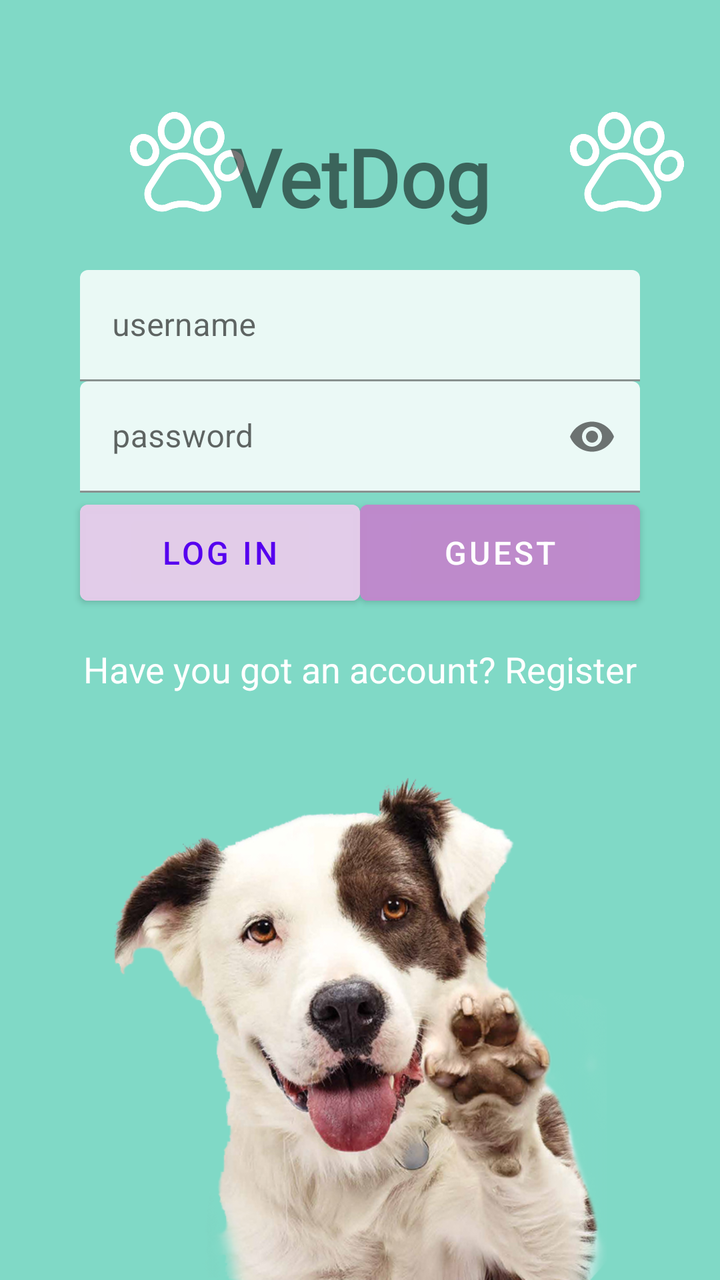
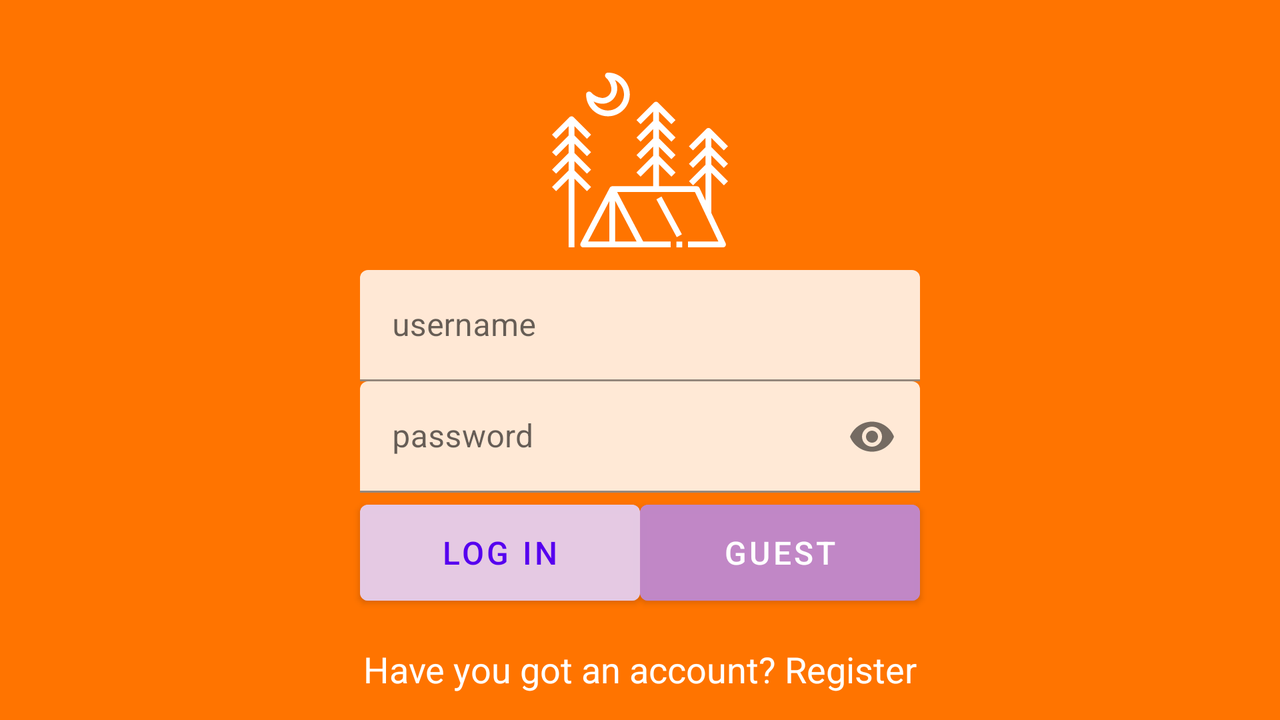

First picture: res/layout/ on a phone held upright. Second picture: the repository's own variant of that layout, on a device whose configuration matches the variant's folder. Source for both follows.
<!-- AndroidManifest.xml: activity theme NoActionTheme -->
<!-- res/layout/activity_login.xml -->
<?xml version="1.0" encoding="utf-8"?>
<androidx.constraintlayout.widget.ConstraintLayout xmlns:android="http://schemas.android.com/apk/res/android"
    xmlns:app="http://schemas.android.com/apk/res-auto"
    xmlns:tools="http://schemas.android.com/tools"
    android:layout_width="match_parent"
    android:layout_height="match_parent"
    tools:context=".LoginActivity"
    android:background="#80D9C6">

    <ImageView
        android:id="@+id/huella2"
        android:layout_width="59dp"
        android:layout_height="57dp"
        android:layout_marginStart="284dp"
        android:layout_marginLeft="284dp"
        android:layout_marginTop="56dp"
        app:layout_constraintStart_toStartOf="parent"
        app:layout_constraintTop_toTopOf="parent"
        app:srcCompat="@drawable/huella" />
    <ImageView
        android:id="@+id/huella1"
        android:layout_width="59dp"
        android:layout_height="57dp"
        android:layout_marginStart="64dp"
        android:layout_marginLeft="64dp"
        android:layout_marginTop="56dp"
        app:layout_constraintStart_toStartOf="parent"
        app:layout_constraintTop_toTopOf="parent"
        app:srcCompat="@drawable/huella" />

    <TextView
        android:id="@+id/Titulo"
        android:layout_width="wrap_content"
        android:layout_height="wrap_content"
        android:layout_marginBottom="20dp"
        android:fontFamily="@font/fugaz_one"
        android:text="@string/tv_titulo"
        android:textSize="40sp"
        android:textStyle="bold"
        app:layout_constraintBottom_toTopOf="@id/username"
        app:layout_constraintEnd_toEndOf="parent"
        app:layout_constraintStart_toStartOf="parent" />

    <ImageView
        android:id="@+id/Perro"
        android:layout_width="254dp"
        android:layout_height="251dp"
        android:src="@drawable/perrito"
        app:layout_constraintEnd_toEndOf="parent"
       app:layout_constraintStart_toStartOf="parent"
        app:layout_constraintBottom_toBottomOf="parent"/>



    

    <com.google.android.material.textfield.TextInputLayout
        android:id="@+id/username"
        android:layout_width="280dp"
        android:layout_height="wrap_content"
        app:layout_constraintEnd_toEndOf="parent"
        app:layout_constraintStart_toStartOf="parent"
        app:layout_constraintTop_toTopOf="parent"
        android:layout_marginTop="135dp">

        <com.google.android.material.textfield.TextInputEditText
            android:layout_width="match_parent"
            android:layout_height="wrap_content"
            android:backgroundTint="#D5FFFFFF"
            android:hint="username" />
    </com.google.android.material.textfield.TextInputLayout>

    <com.google.android.material.textfield.TextInputLayout
        android:id="@+id/password"
        android:layout_width="280dp"
        android:layout_height="wrap_content"
        app:endIconMode="password_toggle"
        app:layout_constraintEnd_toEndOf="parent"
        app:layout_constraintStart_toStartOf="parent"
        app:layout_constraintTop_toBottomOf="@id/username"
        app:startIconDrawable="@drawable/lock">

        <com.google.android.material.textfield.TextInputEditText
            android:layout_width="match_parent"
            android:layout_height="wrap_content"
            android:backgroundTint="#D6FFFFFF"
            android:hint="password"
            android:inputType="textPassword" />
    </com.google.android.material.textfield.TextInputLayout>

    <com.google.android.material.button.MaterialButton
        android:id="@+id/btnlogin"
        android:layout_width="140dp"
        android:layout_height="60dp"
        android:text="LOG IN"
        android:textSize="16sp"
        android:textColor="#5600EF"
        android:backgroundTint="#D6E5CCEA"
        app:layout_constraintTop_toBottomOf="@id/password"
        app:layout_constraintStart_toStartOf="@id/password"
        android:onClick="login">

    </com.google.android.material.button.MaterialButton>


    <com.google.android.material.button.MaterialButton
        android:id="@+id/btnGuest"
        android:layout_width="140dp"
        android:layout_height="60dp"
        android:text="GUEST"
        android:textSize="16sp"
        android:textColor="#FFFFFF"
        android:backgroundTint="#D6C088CC"
        app:layout_constraintTop_toBottomOf="@id/password"
        app:layout_constraintStart_toEndOf="@id/btnlogin">

    </com.google.android.material.button.MaterialButton>


    <TextView
        android:id="@+id/signup_text"
        android:layout_width="wrap_content"
        android:layout_height="wrap_content"
        android:layout_marginTop="16dp"
        android:text="@string/registro"
        android:textColor="#FFFFFF"
        android:textSize="18sp"
        app:layout_constraintEnd_toEndOf="parent"
        app:layout_constraintStart_toStartOf="parent"
        app:layout_constraintTop_toBottomOf="@+id/btnlogin"
        />

</androidx.constraintlayout.widget.ConstraintLayout>
<!-- resources referenced by this layout -->
<resources>
  <!-- drawable huella: png bitmap (drawable, 25408 bytes) -->
  <!-- drawable perrito: png bitmap (drawable, 403568 bytes) -->
  <string name="registro">Have you got an account? Register</string>
  <string name="tv_titulo">VetDog</string>
  <style name="NoActionTheme" parent="Theme.MaterialComponents.DayNight.NoActionBar">
          
          <item name="colorPrimary">@color/colorPrimary</item>
          <item name="colorPrimaryDark">@color/colorPrimaryDark</item>
          <item name="colorAccent">@color/colorAccent</item>
      </style>
  <color name="colorPrimary">#6200EE</color>
  <color name="colorPrimaryDark">#3700B3</color>
  <color name="colorAccent">#FF7400</color>
</resources>
<!-- res/layout-land/activity_login.xml (the repository's variant of the layout above) -->
<!-- drawn on the phone turned sideways -->
<?xml version="1.0" encoding="utf-8"?>
<androidx.constraintlayout.widget.ConstraintLayout xmlns:android="http://schemas.android.com/apk/res/android"
    xmlns:app="http://schemas.android.com/apk/res-auto"
    xmlns:tools="http://schemas.android.com/tools"
    android:layout_width="match_parent"
    android:layout_height="match_parent"
    tools:context=".LoginActivity"
    android:background="@color/colorAccent">

    <ImageView
        android:id="@+id/imageView"
        android:layout_width="wrap_content"
        android:layout_height="wrap_content"
        app:srcCompat="@drawable/girl"
        app:layout_constraintStart_toStartOf="parent"
        app:layout_constraintTop_toTopOf="parent"
        android:scaleType="fitStart"/>     

    <ImageView
        android:id="@+id/imageView3"
        android:layout_width="88dp"
        android:layout_height="88dp"
        android:layout_marginTop="36dp"
        app:layout_constraintEnd_toEndOf="parent"
        app:layout_constraintStart_toStartOf="parent"
        app:layout_constraintTop_toTopOf="parent"
        android:background="@drawable/ic_tienda_2"
        />

    

    <com.google.android.material.textfield.TextInputLayout
        android:id="@+id/username"
        android:layout_width="280dp"
        android:layout_height="wrap_content"
        app:layout_constraintEnd_toEndOf="parent"
        app:layout_constraintStart_toStartOf="parent"
        app:layout_constraintTop_toTopOf="parent"
        android:layout_marginTop="135dp">

        <com.google.android.material.textfield.TextInputEditText
            android:layout_width="match_parent"
            android:layout_height="wrap_content"
            android:backgroundTint="#D5FFFFFF"
            android:hint="username" />
    </com.google.android.material.textfield.TextInputLayout>

    <com.google.android.material.textfield.TextInputLayout
        android:id="@+id/password"
        android:layout_width="280dp"
        android:layout_height="wrap_content"
        app:endIconMode="password_toggle"
        app:layout_constraintEnd_toEndOf="parent"
        app:layout_constraintStart_toStartOf="parent"
        app:layout_constraintTop_toBottomOf="@id/username"
        app:startIconDrawable="@drawable/lock">

        <com.google.android.material.textfield.TextInputEditText
            android:layout_width="match_parent"
            android:layout_height="wrap_content"
            android:backgroundTint="#D6FFFFFF"
            android:hint="password"
            android:inputType="textPassword" />
    </com.google.android.material.textfield.TextInputLayout>

    <com.google.android.material.button.MaterialButton
        android:id="@+id/btnlogin"
        android:layout_width="140dp"
        android:layout_height="60dp"
        android:text="LOG IN"
        android:textSize="16sp"
        android:textColor="#5600EF"
        android:backgroundTint="#D6E5CCEA"
        app:layout_constraintTop_toBottomOf="@id/password"
        app:layout_constraintStart_toStartOf="@id/password">

    </com.google.android.material.button.MaterialButton>


    <com.google.android.material.button.MaterialButton
        android:id="@+id/btnGuest"
        android:layout_width="140dp"
        android:layout_height="60dp"
        android:text="GUEST"
        android:textSize="16sp"
        android:textColor="#FFFFFF"
        android:backgroundTint="#D6C088CC"
        app:layout_constraintTop_toBottomOf="@id/password"
        app:layout_constraintStart_toEndOf="@id/btnlogin"
        android:onClick="registro">

    </com.google.android.material.button.MaterialButton>



    <TextView
        android:id="@+id/signup_text"
        android:layout_width="wrap_content"
        android:layout_height="wrap_content"
        android:layout_marginTop="16dp"
        android:text="@string/registro"
        android:textColor="#FFFFFF"
        android:textSize="18sp"
        app:layout_constraintEnd_toEndOf="parent"
        app:layout_constraintStart_toStartOf="parent"
        app:layout_constraintTop_toBottomOf="@+id/btnlogin" />

</androidx.constraintlayout.widget.ConstraintLayout>
<!-- resources referenced by the variant -->
<!-- as the phone turned sideways resolves them -->
<resources>
  <color name="colorAccent">#FF7400</color>
  <!-- drawable ic_tienda_2: vector/xml drawable (drawable, 3193 chars, omitted) -->
  <string name="registro">Have you got an account? Register</string>
  <style name="NoActionTheme" parent="Theme.MaterialComponents.DayNight.NoActionBar">
          
          <item name="colorPrimary">@color/colorPrimary</item>
          <item name="colorPrimaryDark">@color/colorPrimaryDark</item>
          <item name="colorAccent">@color/colorAccent</item>
      </style>
  <color name="colorPrimary">#6200EE</color>
  <color name="colorPrimaryDark">#3700B3</color>
</resources>
